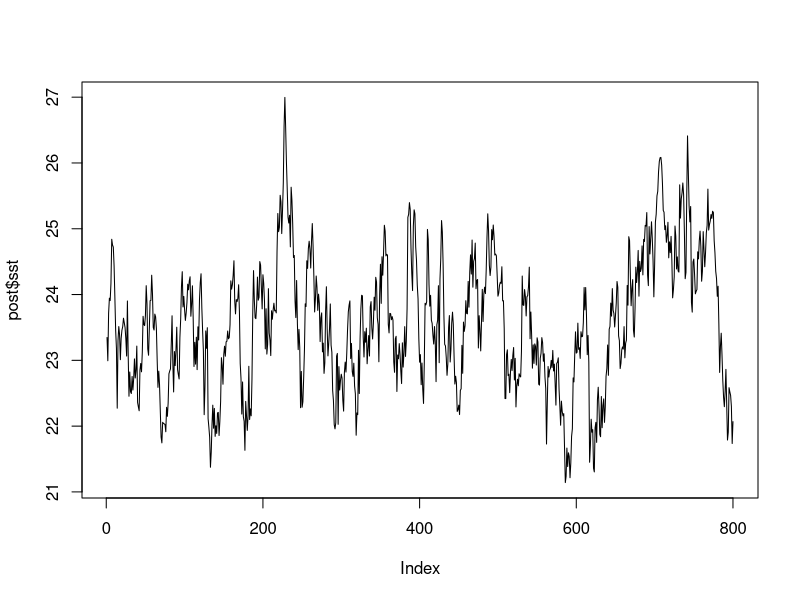
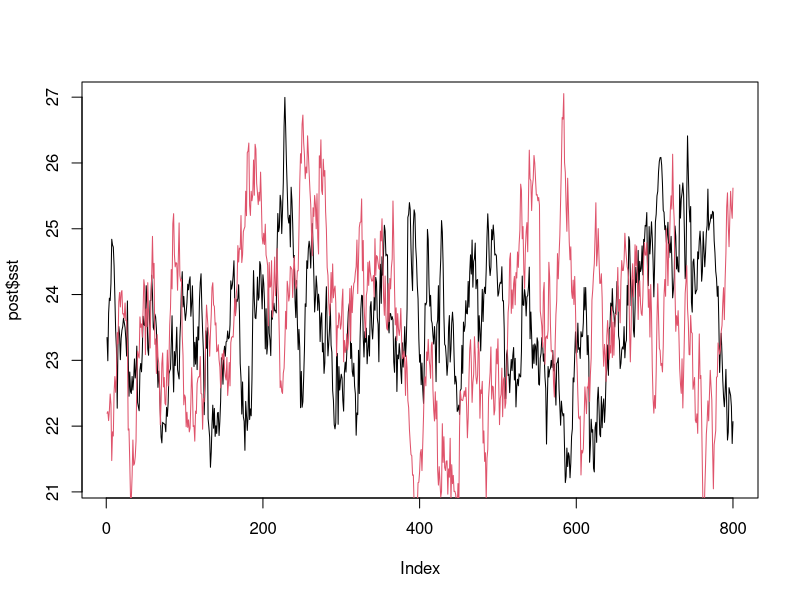
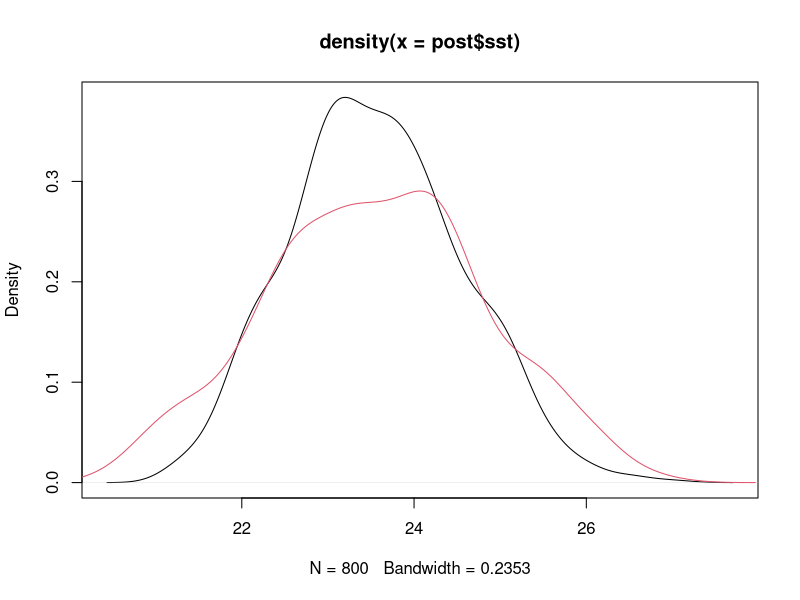
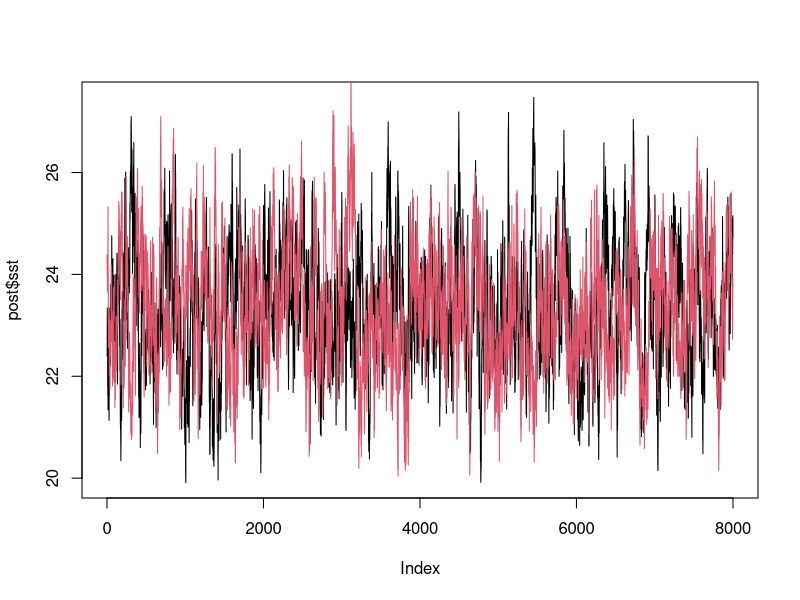
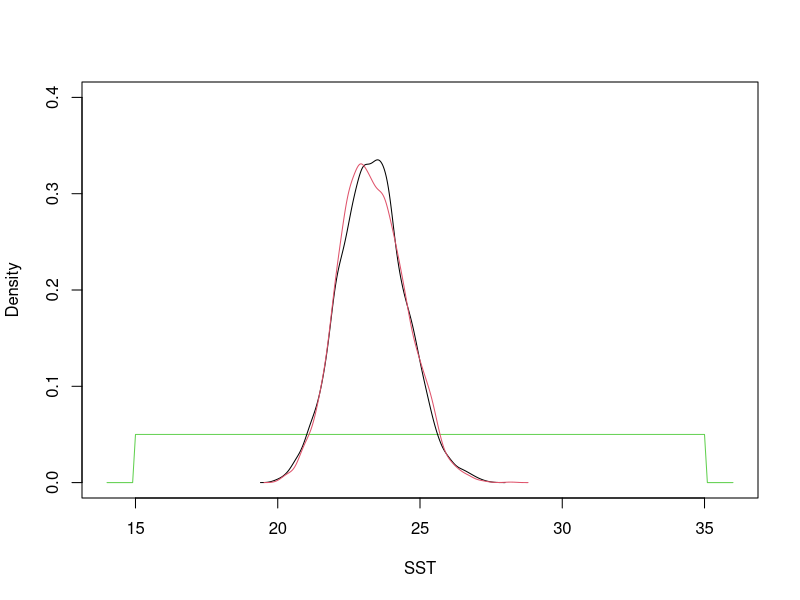
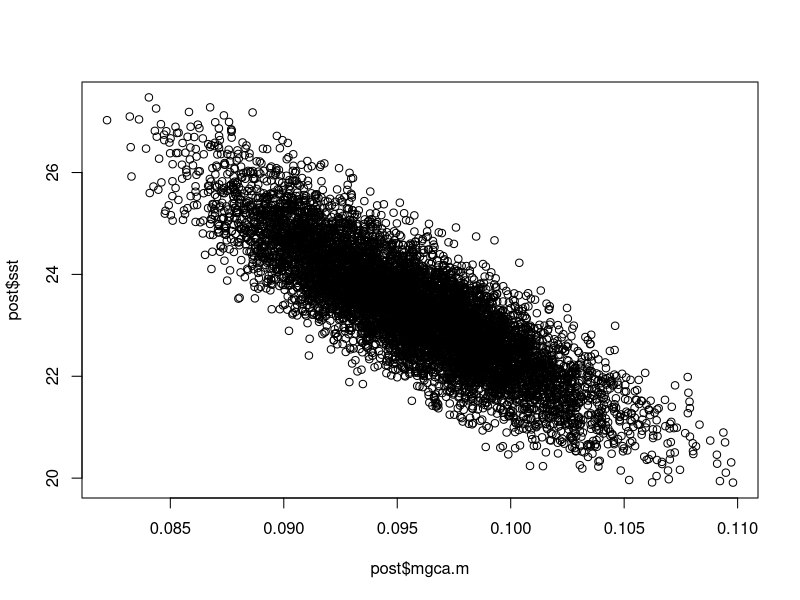

R code for these plots, in order: (Note: a time limit stopped this script after it produced the figures.)
## ---- chunk 1
knitr::opts_chunk$set(echo = TRUE)
set.seed(2012)
## ---- chunk 2
#initialize the chain
init = function(){
  sst = runif(1, 15, 35)
  d18O.sw = rnorm(1, 0.5, 0.5)
  mgca.b = rnorm(1, 0.4, 0.02)
  mgca.m = rnorm(1, 0.096, 0.004)
  d18O.b = rnorm(1, -1, 0.1)
  d18O.m = rnorm(1, 0.213, 0.005)
  
  return(list("sst" = sst, "d18O.sw" = d18O.sw,
              "mgca.b" = mgca.b, "mgca.m" = mgca.m,
              "d18O.b" = d18O.b, "d18O.m" = d18O.m))
}
## ---- chunk 3
parm = init()
parm
## ---- chunk 4
#PSM calcs
psm = function(parm){
  mgca.f = parm$mgca.b * exp(parm$mgca.m * parm$sst)
  d18O.f = parm$d18O.sw * parm$d18O.m + parm$d18O.b
  return(list("mgca.f" = mgca.f, "d18O.f" = d18O.f))
}
## ---- chunk 5
mod = psm(parm)
mod
## ---- chunk 6
#proposal
prop = function(parm){
  sst = rnorm(1, parm$sst, 0.5)
  d18O.sw = rnorm(1, parm$d18O.sw, 0.1)
  mgca.b = rnorm(1, parm$mgca.b, 0.02)
  mgca.m = rnorm(1, parm$mgca.m, 0.002)
  d18O.b = rnorm(1, parm$d18O.b, 0.03)
  d18O.m = rnorm(1, parm$d18O.m, 0.002)
  return(list("sst" = sst, "d18O.sw" = d18O.sw,
              "mgca.b" = mgca.b, "mgca.m" = mgca.m,
              "d18O.b" = d18O.b, "d18O.m" = d18O.m))
}
## ---- chunk 7
parm.n = prop(parm)
parm.n
## ---- chunk 8
mod.n = psm(parm.n)
mod.n
## ---- chunk 9
like = function(mod, obs, parm){
  small = 1e-9
  #obs
  mgca.f.sd = 0.1
  d18O.f.sd = 0.15
  mgca.f.p = log(max(dnorm(obs$mgca.f, mod$mgca.f, mgca.f.sd), small))
  d18O.f.p = log(max(dnorm(obs$d18O.f, mod$d18O.f, d18O.f.sd), small))
  
  #parm
  sst.p = log(max(dunif(parm$sst, 15, 35), small))
  d18O.sw.p = log(max(dnorm(parm$d18O.sw, 0.5, 0.5), small))
  mgca.b.p = log(max(dnorm(parm$mgca.b, 0.4, 0.02), small))
  mgca.m.p = log(max(dnorm(parm$mgca.m, 0.096, 0.004), small))
  d18O.b.p = log(max(dnorm(parm$d18O.b, -1, 0.1), small))
  d18O.m.p = log(max(dnorm(parm$d18O.m, 0.213, 0.005), small))
  
  return(sum(c(mgca.f.p, d18O.f.p, sst.p, d18O.sw.p, mgca.b.p,
                mgca.m.p, d18O.b.p, d18O.m.p)))
}
## ---- chunk 10
obs = list("mgca.f" = 3.72, "d18O.f" = -1.42)
## ---- chunk 11
l.1 = like(mod, obs, parm)
l.2 = like(mod.n, obs, parm.n)
exp(l.2 - l.1)
## ---- chunk 12
#run inversion
invert = function(obs, n = 1000, burnin = n/5){
  
  #space for results
  parms = data.frame("sst" = double(n), "d18O.sw" = double(n), 
                     "mgca.b" = double(n), "mgca.m" = double(n),
                     "d18O.b" = double(n), "d18O.m" = double(n))
  mods = data.frame("mgca.f" = double(n), "d18O.f" = double(n))
  
  #start with initial condition
  parm = init()
  mod = psm(parm)
  l = like(mod, obs, parm)
  
  #counters
  i = 1; ti = 1
  
  #progress bar
  pb = txtProgressBar(0, n)
  
  #iterate until we have the desired number of samples
  while(i <= n){
    #proposal
    parm.n = prop(parm)
    mod.n = psm(parm.n)
    l.n = like(mod.n, obs, parm.n)
    
    #Hastings ratio
    H = exp(l.n - l)
    
    #accept?
    if(runif(1) < H){
      #save values
      parms[i,] = (unlist(parm.n))
      mods[i,] = unlist(mod)
      
      #update current state
      parm = parm.n
      mod = mod.n
      l = l.n
      i = i + 1
      setTxtProgressBar(pb, i)
    }
    ti = ti + 1
  }
  
  #acceptance rate
  cat("\nAcceptance rate:", signif(n / ti, 2), "\n")
  
  #package results and trim the burnin period
  result = cbind(parms, mods)
  result = result[-c(1:burnin),]
  
  return(result)
}
## ---- chunk 13
post = invert(obs)
summary(post)
## ---- chunk 14
plot(post$sst, type = "l")
## ---- chunk 15
post2 = invert(obs)

plot(post$sst, type = "l")
lines(post2$sst, col = 2)
## ---- chunk 16
plot(density(post$sst))
lines(density(post2$sst), col = 2)
## ---- chunk 17
post = invert(obs, 1e4)
post2 = invert(obs, 1e4)
## ---- chunk 18
plot(post$sst, type = "l")
lines(post2$sst, col = 2)
## ---- chunk 19
x = seq(14, 36, by = 0.1)
plot(x, dunif(x, 15, 35), type = "l", ylim = c(0, 0.4), 
     ylab = "Density", xlab = "SST", col = 3)
lines(density(post$sst))
lines(density(post2$sst), col = 2)
## ---- chunk 20
plot(post$mgca.m, post$sst)
## ---- chunk 21
d = data.frame(
  "Depths" = c(0.890,0.940,0.990,1.040,1.090,1.140,1.190,1.200,1.210,1.220,1.230,1.240,1.250,1.260,1.270,1.280,1.290,1.300,1.31,1.32,1.33,1.34,1.39,1.44,1.48),
  "mgca.f" = c(3.919,4.092,4.242,4.158,4.309,4.708,5.401,5.406,5.517,5.523,5.571,5.282,5.592,5.369,5.267,5.419,5.224,5.188,5.151,5.176,4.989,4.732,3.706,3.618,3.724),
  "d18O.f" = c(-1.43,-1.54,-1.47,-1.67,-1.56,-1.65,-1.67,-1.72,-1.63,-1.68,-1.75,-1.76,-1.89,-1.99,-1.95,-1.93,-2.13,-1.98,-1.99,-1.93,-1.94,-1.9,-1.5,-1.43,-1.42)
  )

obs.all = list("mgca.f" = d$mgca.f, "d18O.f" = d$d18O.f)
## ---- chunk 22
#initialize the chain
init.c = function(){
  mgca.b = rnorm(1, 0.4, 0.02)
  mgca.m = rnorm(1, 0.096, 0.004)
  d18O.b = rnorm(1, -1, 0.1)
  d18O.m = rnorm(1, 0.213, 0.005)
  
  return(list("mgca.b" = mgca.b, "mgca.m" = mgca.m,
              "d18O.b" = d18O.b, "d18O.m" = d18O.m))
}

init.v = function(){
  sst = runif(1, 28, 30)
  d18O.sw = runif(1, 0, 0.5)

  return(list("sst" = sst, "d18O.sw" = d18O.sw))
}

#proposal
prop.c = function(parm){
  mgca.b = rnorm(1, parm$mgca.b, 0.003)
  mgca.m = rnorm(1, parm$mgca.m, 0.0005)
  d18O.b = rnorm(1, parm$d18O.b, 0.002)
  d18O.m = rnorm(1, parm$d18O.m, 0.0007)
  return(list("mgca.b" = mgca.b, "mgca.m" = mgca.m,
              "d18O.b" = d18O.b, "d18O.m" = d18O.m))
}

prop.v = function(parm){
  sst = rnorm(1, parm$sst, 0.1)
  d18O.sw = rnorm(1, parm$d18O.sw, 0.05)
  return(list("sst" = sst, "d18O.sw" = d18O.sw))
}

#likelihood
like.c = function(parm){
  small = 1e-15
  #parm
  mgca.b.p = log(max(dnorm(parm$mgca.b, 0.4, 0.02), small))
  mgca.m.p = log(max(dnorm(parm$mgca.m, 0.096, 0.002), small))
  d18O.b.p = log(max(dnorm(parm$d18O.b, -1, 0.1), small))
  d18O.m.p = log(max(dnorm(parm$d18O.m, 0.213, 0.005), small))
  
  return(sum(c(mgca.b.p, mgca.m.p, d18O.b.p, d18O.m.p)))
}

like.v = function(mod, obs, parm){
  small = 1e-15
  #obs
  mgca.f.sd = 0.15
  d18O.f.sd = 0.15
  mgca.f.p = log(max(dnorm(obs$mgca.f, mod$mgca.f, mgca.f.sd), small))
  d18O.f.p = log(max(dnorm(obs$d18O.f, mod$d18O.f, d18O.f.sd), small))
  
  #parm
  sst.p = log(max(dunif(parm$sst, 15, 35), small))
  d18O.sw.p = log(max(dnorm(parm$d18O.sw, 0.5, 0.5), small))

  return(sum(c(mgca.f.p, d18O.f.p, sst.p, d18O.sw.p)))
}

#run inversion
invert.all = function(obs, n = 1000, burnin = n/5){
  
  #number of obs
  nobs = length(obs$mgca.f)
  
  #space for results
  parms = data.frame("mgca.b" = double(n), "mgca.m" = double(n),
                     "d18O.b" = double(n), "d18O.m" = double(n))
  sst = d18O.sw = matrix(nrow = n, ncol = nobs)

  #space for initial condition
  parm.c = parm.v = mod = parm.c.n = parm.v.n = mod.n = list()
  l.v = l.v.n = double(nobs)
  
  #get initial conditions
  parm.c = init.c()
  l.c = like.c(parm.c)
  for(j in seq(nobs)){
    parm.v[[j]] = init.v()
    mod[[j]] = psm(append(parm.v[[j]], parm.c))
    l.v[j] = like.v(mod[[j]], 
             list("mgca.f" = obs$mgca.f[j], "d18O.f" = obs$d18O.f[j]), 
             parm.v[[j]])
  }
  
  #counters
  i = 1; ti = 1
  
  #progress bar
  pb = txtProgressBar(0, n)
  
  #iterate until we have the desired number of samples
  while(i <= n){
    #fixed parms
    parm.c.n = prop.c(parm.c)
    l.c.n = like.c(parm.c.n)
    
    #cycle through all obs
    for(j in seq(nobs)){
      parm.v.n[[j]] = prop.v(parm.v[[j]])
      mod.n[[j]] = psm(append(parm.v.n[[j]], parm.c.n))
      l.v.n[j] = like.v(mod.n[[j]], 
                    list("mgca.f" = obs$mgca.f[j], "d18O.f" = obs$d18O.f[j]), 
                    parm.v.n[[j]])
    }
    
    #Hastings ratio
    H = exp(sum(c(l.c.n, l.v.n)) - sum(c(l.c, l.v)))
    
    #accept?
    if(runif(1) < H){
      #save values
      parms[i,] = unlist(parm.c.n)
      for(j in seq(nobs)){
        sst[i, j] = parm.v.n[[j]]$sst
        d18O.sw[i, j] = parm.v.n[[j]]$d18O.sw
      }

      #update current state
      parm.c = parm.c.n
      parm.v = parm.v.n
      mod = mod.n
      l.c = l.c.n
      l.v = l.v.n
      i = i + 1
      setTxtProgressBar(pb, i)
    }
    ti = ti + 1
  }
  
  #acceptance rate
  cat("\nAcceptance rate:", signif(n / ti, 2), "\n")
  
  #package results and trim the burnin period
  sst = sst[-c(1:burnin),]
  d18O.sw = d18O.sw[-c(1:burnin),]
  parms = parms[-c(1:burnin),]
  result = list("sst" = sst, "d18O.sw" = d18O.sw, "parms" = parms)

  return(result)
}
## ---- chunk 23
post = invert.all(obs.all, 1e5)
## ---- chunk 24
par(mar = c(5, 5, 1, 5))
plot(d$Depths, apply(post$sst, 2, median), xlim = c(1.5, 0.9),
     xlab = "Depth", ylab = "SST", type = "l", lwd = 3, col = 2)
points(d$Depths, apply(post$sst, 2, median), col = 2)
par(new = TRUE)
plot(d$Depths, apply(post$d18O.sw, 2, median), 
     xlim = c(1.5, 0.9), xlab = "", ylab = "", axes = FALSE,
     type = "l", lwd = 3, col = 4)
points(d$Depths, apply(post$d18O.sw, 2, median), col = 4)
axis(4)
mtext(expression(delta^{18}*"O"["sw"]), 4, line = 3)
## ---- chunk 25
warm = apply(post$sst, 2, max) - apply(post$sst, 2, min)
par(mar = c(5, 5, 1, 1))
plot(density(warm), main = "", lwd = 3, 
     xlab = expression(Delta*"(SST)"))
abline(v = median(warm))
abline(v = quantile(warm, c(0.025, 0.975)), lty = 2)
abline(v = diff(range(apply(post$sst, 2, median))), col = 2)
